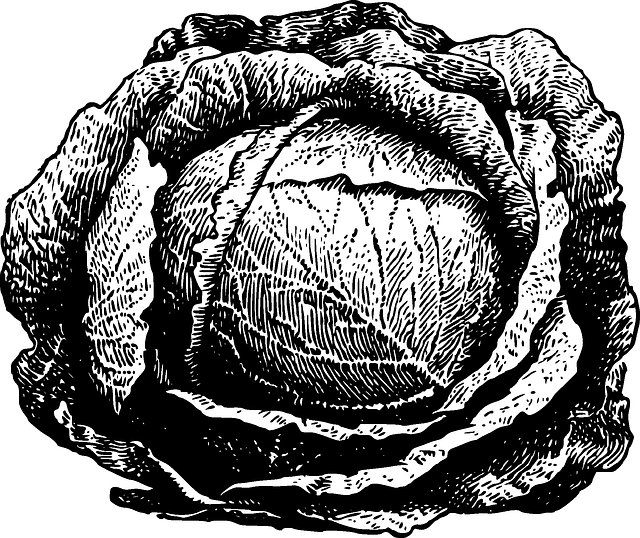
#> input picture MachineVision/Module_03_Grayscale_Image_Processing/Data_Tutorial3/kool.png, 640 x 538 px
$ jupyter execute --allow-errors Grayscale_Image_Processing.ipynb   (shell and % lines are left out)   (older library calls are emulated)
#> lines starting #> are read from the running program, lines starting #| are printed output that depends on the picture; after the words box and inside, x2 and y2 are one past the last pixel; in counts of white or black regions, pixels touching at a corner belong together
# Tutorial 3: Gray-scale image processing

In this tutorial we focus on gray-scale image processing. Often in gray scale images all information you are looking for is included. Moreover, gray-scale images are easy to handle and many techniques are easily illustrated. In this tutorial we will focus on four techniques. 1) Histograms and histogram equalization, these gives you inside on how the pixel intensities are distributed over your image and enables you to make the image more *sharp* , 2) manual thresholding, for instance useful for separating foreground and background on an image, 3) morphological operators, which are simple but powerful tools to remove holes and/or noise from your image, and 4) contour finding to cut out objects from an image.

As always, we start with packages we need and defining some functions displaying our results. Please evaluate the two cells below.

[cell 1]
import numpy as np
import cv2
import matplotlib.pyplot as plt

[cell 2]
# A function to show a gray-scale image with its histogram side-by-side
def show_im_and_hist(originalImage, hist):
    plt.figure(figsize=(15,8))                              #set figure size and create
    plt.subplot(121)
    plt.imshow(originalImage, cmap='gray')
    plt.xticks([]), plt.yticks([]
                              )
    plt.title('Image')

    plt.subplot(122)
    plt.bar(list(range(len(hist))),hist[:,0])                # Plot the histogram as a bar plot
    plt.title('histogram')
    plt.xlabel("Intensity"), plt.ylabel("count")
    plt.show()

#Function to show one or multiple images
def show_images(images):
    figwidth = 20; figheight = figwidth * images[0][0].shape[0]/images[0][0].shape[1]
    plt.figure(figsize=(figwidth,figheight))
    cols = 2
    rows = len(images) // 2 + 1
    for i, image in enumerate(images):
        plt.subplot(rows,cols,i+1)
        plt.imshow(image[0], cmap='gray', vmin=0, vmax=255)
        plt.title(str(image[1]))
        plt.xticks([]), plt.yticks([])
    plt.show()

# Function to show an RGB image
def imshow_rgb(img_bgr):
    img_rgb = cv2.cvtColor(img_bgr, cv2.COLOR_BGR2RGB)
    plt.imshow(img_rgb)

---
## Histograms
---

Image histograms describe the distribution of intensity values in an image. In a gray scale image each pixel is a number between $0$ and $255$. In each bin in the histogram the number of occurrences of a number is collected.

Here, we will use gray-scale images to calculate the histogram. In the next tutorial, we will also look at color histograms. We start with loading an image of a cabbage and plot the histogram.

[cell 3]
img = cv2.imread('Data_Tutorial3/kool.png',0)#load image
#> img is the input picture: shape (538, 640); min 0, max 255, mean 130.2

nr_of_bins = 256             # The number of bins in the histogram
intensity_range = [0,256]    # The range of intensities captured in the histogram
hist = cv2.calcHist([img],[0],None,[nr_of_bins],intensity_range)  #apply histogram
#> hist = 256 values, max 134147 at index 255, min 113 at index 149, mean 1345
show_im_and_hist(img,hist)                         #call function to show image and histogram

**Excercise (intensity histograms):**
- What does the histogram tell you about the distribution of intensity values in the image? Do you see that in the image?

Let's look at an image with more variation in intensities:

[cell 4]
imgCrowd = cv2.imread('Data_Tutorial3/crowd.png',0)   #load image
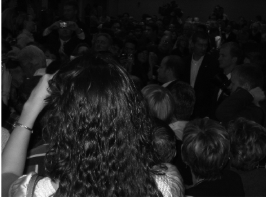
#> input picture MachineVision/Module_03_Grayscale_Image_Processing/Data_Tutorial3/crowd.png, 266 x 198 px
#> imgCrowd is the input picture: shape (198, 266); min 1, max 255, mean 32.3
hist = cv2.calcHist([imgCrowd],[0],None,[256],[0,256])#create histogram
#> hist = 256 values, max 2178 at index 9, min 0 at index 0, mean 205.7
show_im_and_hist(imgCrowd,hist)                       #call function to show both image and histogram

**Exercise (histogram meaning):**
- What does the histogram tell you about the image?

__Exercise (brightening):__
* Run the code below and adapt it to make a __brighter__ version of the image using multiplication by 2.
* Run the code again, this time making a __darker__ version by multiplication with 0.5.

Hint: Use cv2.multiply

[cell 5]
imgCrowd = cv2.imread('Data_Tutorial3/crowd.png',0)   #load image
hist = cv2.calcHist([imgCrowd],[0],None,[256],[0,256])#create histogram
show_im_and_hist(imgCrowd,hist)                       #call function to show both image and histogram

[cell 6]
# SOLUTION

imgCrowd_bright = cv2.multiply(imgCrowd, 2)
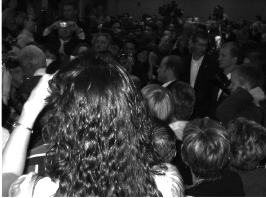
#> imgCrowd_bright: shape (198, 266); min 2, max 255, mean 59.5
hist_bright = cv2.calcHist([imgCrowd_bright],[0],None,[256],[0,256])#create histogram
#> hist_bright = 256 values, max 2430 at index 255, min 0 at index 0, mean 205.7
show_im_and_hist(imgCrowd_bright,hist_bright)                       #call function to show both image and histogram

imgCrowd_bright = cv2.multiply(imgCrowd, 0.5)
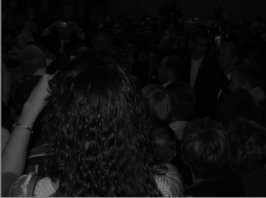
#> imgCrowd_bright: shape (198, 266); min 0, max 128, mean 16.1
hist_bright = cv2.calcHist([imgCrowd_bright],[0],None,[256],[0,256])#create histogram
#> hist_bright = 256 values, max 5542 at index 4, min 0 at index 99, mean 205.7
show_im_and_hist(imgCrowd_bright,hist_bright)                       #call function to show both image and histogram

__Exercise (histogram boundaries):__

1. When you brightened the previous image, why did this create the large spike on the righthand side of the histogram?
2. When you lowered the brightness of the image, why is there a small spike around the middle of the histogram? What does this say about the original image?
3. Are these spikes at the histogram edges good or bad? Motivate your answer.

---
## Historgram equalization
---

As you can see that the above histgrams are not very equalized. That is, the histogram is far from a uniform distribution. __Histogram equalization__ is a method to distribute the intensities more equally. The figure below shows het idea behind histogram equalization.

Histogram equalization of an image can be performed by the function `cv2.equalizeHist`:

[cell 7]
imgCrowd = cv2.imread('Data_Tutorial3/Crowd.png',0) #load image
imgCrowd_eq = cv2.equalizeHist(imgCrowd)            # apply histogram equalization
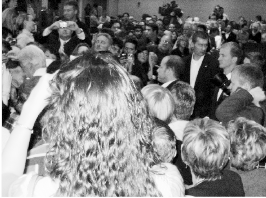
#> imgCrowd_eq: shape (198, 266); min 0, max 255, mean 130.3

# calculate the histograms of the original and equalized image
hist = cv2.calcHist([imgCrowd],[0],None,[256],[0,256])           #calculate histogram
hist_eq = cv2.calcHist([imgCrowd_eq],[0],None,[256],[0,256])     #calculate histogram
#> hist_eq = 256 values, max 2178 at index 57, min 0 at index 1, mean 205.7

print("Original image")
show_im_and_hist(imgCrowd, hist)
print("Histogram-equalized image")
show_im_and_hist(imgCrowd_eq, hist_eq)

__Exercise (histogram equalization changes):__
* Explain the difference between the histogram-equalized image/histogram and the original.

We will now load two different images of the same scene with different brightness:

[cell 8]
imgCrowdDark = cv2.imread('Data_Tutorial3/crowd.png',0)
imgCrowdBright = cv2.imread('Data_Tutorial3/crowdLight.png',0)
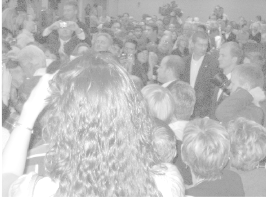
#> input picture MachineVision/Module_03_Grayscale_Image_Processing/Data_Tutorial3/crowdLight.png, 266 x 198 px
#> imgCrowdBright is the input picture: shape (198, 266); min 103, max 255, mean 188.8

show_images([(imgCrowdDark, "Original dark image"), (imgCrowdBright, "Original bright image")])

__Excercise (histogram equalization dark/bright):__
- Perform histogram equalization on both images (dark and bright) and show the resulting histogram-equalized images
- What is the result?

#> (a cell that did not finish here is left out)

[cell 10]
#Solution
imgCrowdDark_eq = cv2.equalizeHist(imgCrowdDark)            #apply histogram equalization
imgCrowdBright_eq = cv2.equalizeHist(imgCrowdBright)           #apply histogram equalization

show_images([(imgCrowdDark, "Original dark image"), (imgCrowdBright, "Original bright image"),
            (imgCrowdDark_eq, "Eq dark image"), (imgCrowdBright_eq, "Eq bright image")])

---
## Simple thresholding
---

Using a histogram, we can select a threshold to segment an image in foreground and background. In the following code, we will load an gray-scale image. We want to segment the bird from the rest of the image.

__Exercise (threshold choice):__
* Look at the image and at the histogram. Which intensities belong to the bird? Which to the sky?
* Look at the histogram. What would be a good threshold for segmenting the image into dark and bright parts?

[cell 11]
#get the image and the histogram
img = cv2.imread("Data_Tutorial3/kraai.png",0)
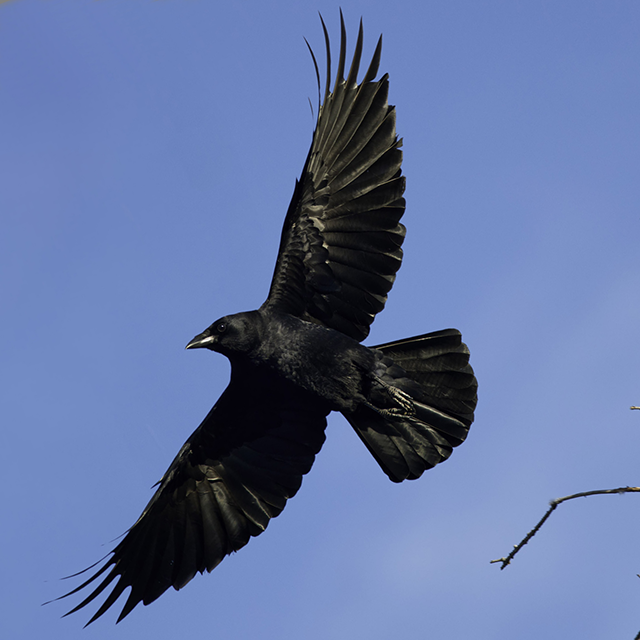
#> input picture MachineVision/Module_03_Grayscale_Image_Processing/Data_Tutorial3/kraai.png, 640 x 640 px
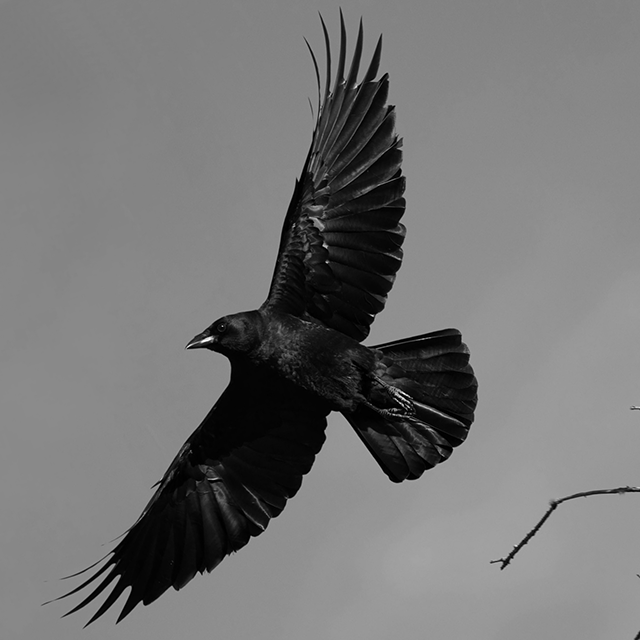
#> img: shape (640, 640); min 0, max 255, mean 117
hist = cv2.calcHist([img],[0],None,[256],[0,256])
#> hist = 256 values, max 27553 at index 137, min 0 at index 192, mean 1600

# Show the image
plt.figure(figsize=(15,8))                              #set figure size and create
plt.subplot(121)
plt.imshow(img, cmap='gray')
plt.xticks([]), plt.yticks([])
plt.title('Image')

# Show histogram and zoom in on intensities 0-170, where most of the intensity values are
ax = plt.subplot(122)
plt.bar(list(range(len(hist))),hist[:,0])                # Plot the histogram as a bar plot
ax.set_xlim([0, 170])
plt.title('histogram')
plt.xlabel("Intensity"), plt.ylabel("count")
plt.show()

To segment the image using the threshold, we can use the function `cv2.threshold`. In Tutorial 5, we will look into the topic of image segmentation in more detail. Here we apply a simple thresholding function.

The code below opens a widget with a slider with which you can set the threshold.

__Exercise (interactive threshold choice):__
* Apply the threshold that you selected in the previous exercise and see if you can segment the crow from the background. Adapt the threshold if needed.

__NB__. A perfect segmentation will not be possible because the tree contains dark pixels as well. We will solve that later.

[cell 12]
from IPython import display     # Library for Jupyter notebooks
from ipywidgets import *        # Include ipywidgets to add some controls to the code

img = cv2.imread("Data_Tutorial3/kraai.png",0)
#> (the rest of this cell did not finish here and is left out)

The result of thresholding is often called an __image mask__ or simply __mask__.

---
## Morphological  operators: erosion and dilation
---

As you have seen, thresholding the crow image was not perfect. We can see two types of errors; (1) not all pixels on the crow are segmented as foregound, and (2) some pixels in the background are selected as foreground.

To  improve the crow mask, we can use morphological operators. There are two basic operators; erosion and dilation:
* if we apply __erosion__,  we take away pixels of the border of the mask, that is, we shrink the mask,
* if we apply __dilation__, add pixels at the border of the mask, that is, we to grow the mask.

<table>
<tr>
<td></td>
</tr>
<tr><td><center>The original mask and the effects of dilation and erosion.</center></td></tr>
</table>

On a bigger picture you the fattening and shrinking effect of the two operations.

<table>
<tr>
<td></td>
<td></td>
<td></td>
</tr>
<tr><td><center>Original mask</center></td><td><center>Applying erosion</center></td><td><center>Applying dilation</center></td></tr>
</table>

__Exercise (erosion and dilation):__
- Look again at the results of thresholding the crow image. How could we reduce the two types of errors using subsequently  morphological erosion and dilation? For instance, first dilating 2 times and then eroding once.

We will now apply morphological erosion and dilation to our crow image and look at the results:

1. Run the code as is and describe what you see
2. Add some code to perform dilation as well and show the results. Describe the results.

Remark: dilation and erosion are actually implemented as convolution in open cv. That is why there is a structuring element included. The size of the element indicates how often dilation and erosion is performed.

[cell 13]
# Load the image and apply the threshold
imgCrow = cv2.imread("Data_Tutorial3/kraai.png",0)
threshold = 80
ret, maskCrow = cv2.threshold(imgCrow, threshold,256, cv2.THRESH_BINARY_INV)
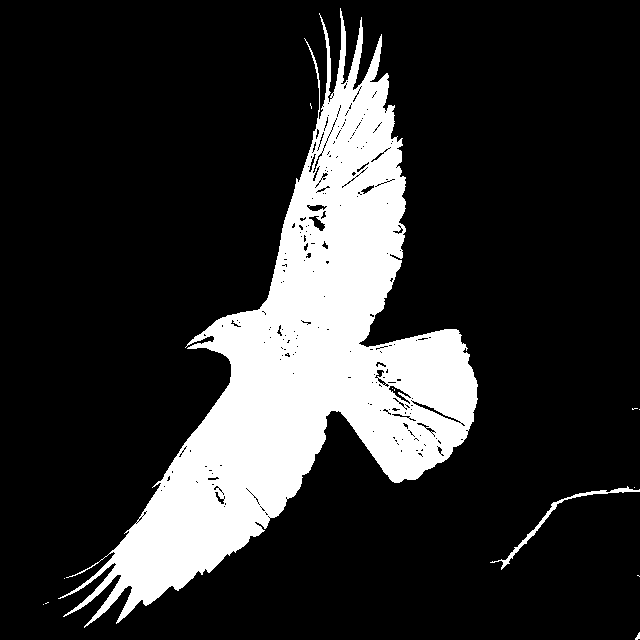
#> maskCrow: shape (640, 640); 18.7% white; 13 white regions (10 under 20 px), largest, box (x1, y1, x2, y2) and area: (58, 8, 478, 628) 75847, (490, 486, 640, 570) 619, (635, 632, 640, 640) 23
#> ret = 80

# Create a 7x7 structuring element.
strel = np.ones((7,7),np.uint8)

# Apply erosion (1x) to the thresholded image
maskCrowErosion = cv2.erode(maskCrow, strel)
#> maskCrowErosion: shape (640, 640); 13.3% white; 15 white regions (10 under 20 px), largest, box (x1, y1, x2, y2) and area: (115, 82, 474, 608) 53434, (414, 409, 464, 452) 646, (326, 87, 352, 117) 237, (411, 424, 423, 432) 36, (370, 62, 376, 77) 21

# Apply dilation (1x) to the thresholded image
maskCrowDelation = cv2.imread("Data_Tutorial3/problems.jpg",0) #change this to your own code.
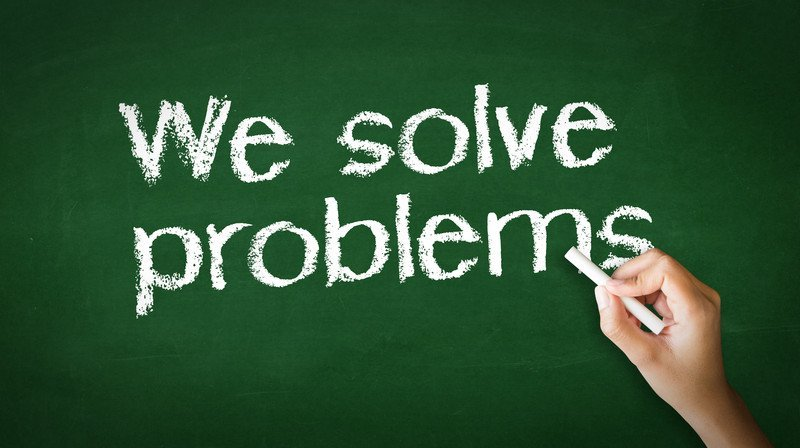
#> input picture MachineVision/Module_03_Grayscale_Image_Processing/Data_Tutorial3/problems.jpg, 800 x 448 px

#solution:
#maskCrowDelation = cv2.dilate(maskCrow,strel)


# Show the image
show_images([(imgCrow,"Original image"),(maskCrow,"Thresholded image"),
            (maskCrowErosion,"Using erosion"),(maskCrowDelation,"Using Delation")])

---
## Morphological  operators: opening and closing
---

The result of erosion is that the mask becomes smaller and the result of dilation is that the mask becomes larger. That is not always desired. To compensate for it, we can apply erosion after dilation, or the other way around:

1. $M' = \text{dilate}(\text{erode}(M))$ or
2. $M' = \text{erode}(\text{dilate}(M))$ or

You can find the first option in the code below.

__Exercise (opening and closing):__
* Add code to apply and show the second version as well
* Describe the differences in output

[cell 14]
# Create a structuring element
strel = np.ones((5,5),np.uint8)

# Apply option 1: M' = dilate(erode(M))
maskCrow2 = cv2.dilate( cv2.erode(maskCrow, strel), strel)
#> maskCrow2: shape (640, 640); 17.8% white; 3 white regions, box (x1, y1, x2, y2) and area: (95, 31, 477, 617) 72627, (195, 334, 204, 341) 53, (306, 159, 311, 166) 35

show_images([ (maskCrow,"Original mask, M"), (maskCrow2,"dilate(erode(M))") ])

The two sequences that we applied are called __morphological opening__ and __morphological closing__:

1. __Opening:__ $M' = \text{dilate}(\text{erode}(M))$
2. __Closing:__ $M' = \text{erode}(\text{dilate}(M))$

With opening, you can __remove noise in the background__. With closing, you close the mask, that is, __remove noise in the foreground__.

Opening and closing can be performed as we did above, but there is also a OpenCV function to do it for us, called `cv2.morphologyEx`, where as operator, we can pass `cv2.MORPH_OPEN` or `cv2.MORPH_CLOSE`.

Also opening and closing can be performed in sequence, first closing then opening, or the other way around. The first option is implemented in the code below

__Exercise (combined opening and closing):__
* Program the second option as well and show the results
* Look to the output and describe the difference. What are the advantages and disadvantages of the methods used?
* You don't need to use the same structering element when eroding and closing. Try first eroding with a larger element followed by eroding and vice versa. Describe what you observe.

[cell 15]
# Create a structuring element
strel = np.ones((5,5),np.uint8)

# Apply opening and closing separately on the original mask
maskCrowOpening = cv2.morphologyEx(maskCrow, cv2.MORPH_OPEN, strel)
maskCrowClosing = cv2.morphologyEx(maskCrow, cv2.MORPH_CLOSE, strel)
#> maskCrowClosing: shape (640, 640); 19.3% white; 9 white regions (6 under 20 px), largest, box (x1, y1, x2, y2) and area: (58, 8, 478, 628) 78398, (490, 486, 640, 570) 654, (635, 632, 640, 640) 25

# Apply first opening, then closing
maskCrowOpenClose = cv2.morphologyEx( cv2.morphologyEx(maskCrow, cv2.MORPH_OPEN, strel),
                                     cv2.MORPH_CLOSE, strel)
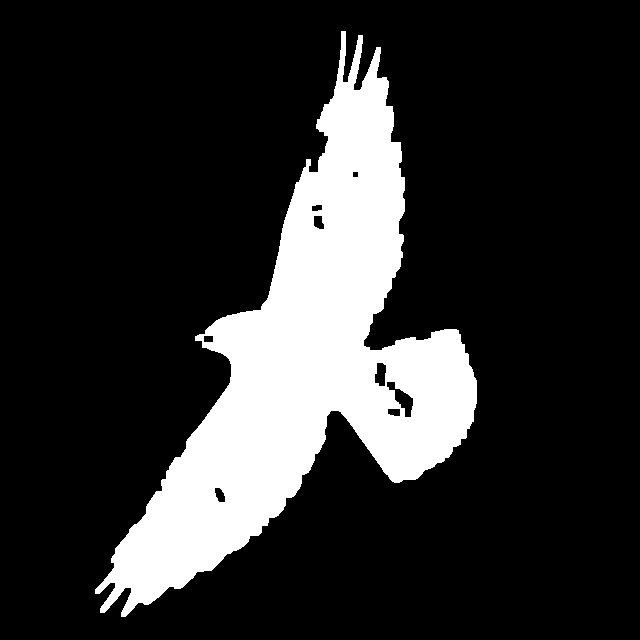
#> maskCrowOpenClose: shape (640, 640); 18.2% white; 1 white region, box (x1, y1, x2, y2) and area: (95, 31, 477, 617) 74605
# Apply first closing, then opening
# Add your code here...
## SOLUTION STARTS
maskCrowCloseOpen = cv2.morphologyEx( cv2.morphologyEx(maskCrow, cv2.MORPH_CLOSE, strel),
                                     cv2.MORPH_OPEN, strel)
#> maskCrowCloseOpen: shape (640, 640); 18.9% white; 5 white regions (1 under 20 px)
## SOLUTION ENDS

# Show all results
show_images([ (maskCrow,"Original mask"), (maskCrowOpening,"opening"), (maskCrowClosing,"closing"),
            (maskCrowOpenClose,"closing(opening(M))"), (maskCrowCloseOpen, "closing(opening(M))")])
#> (the rest of the program and of its run is left out)
